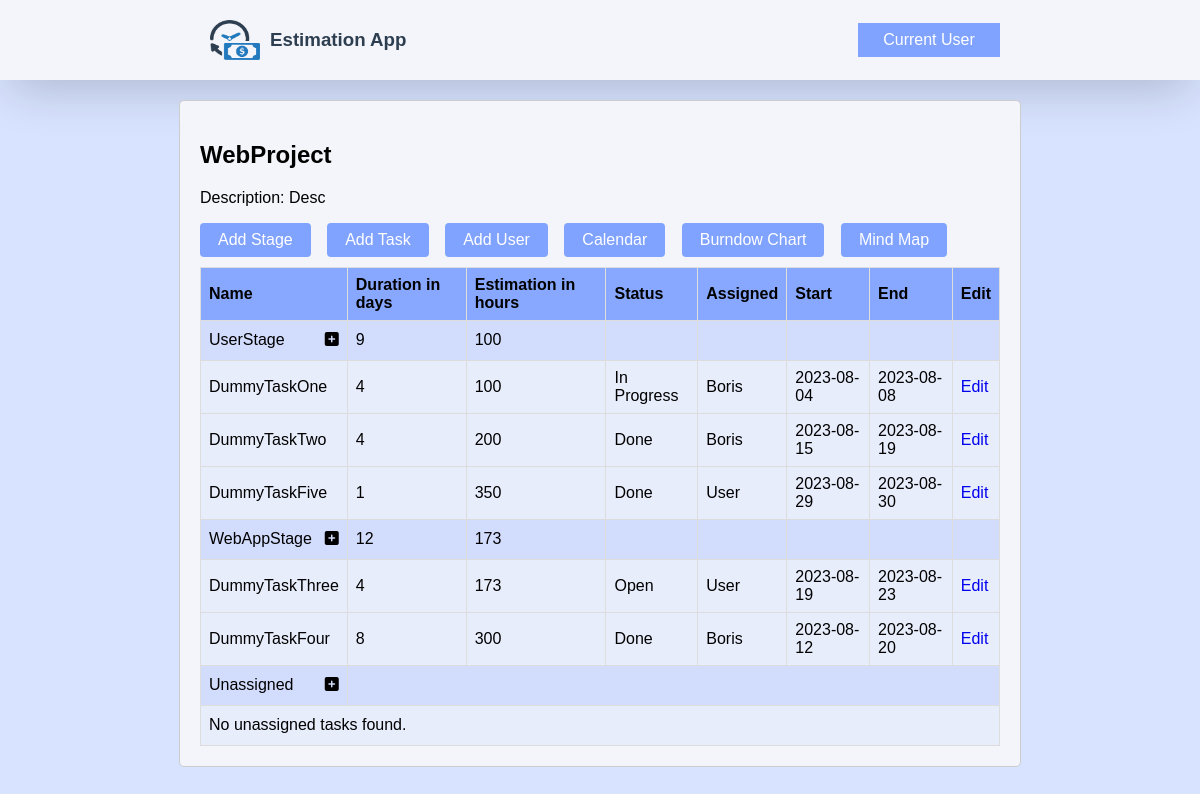
The page /project.php?id=23 (signed in) on the database its author committed.
### tables this page shows
CREATE TABLE `projects` (
  `id` int(11) NOT NULL,
  `project_name` varchar(50) NOT NULL,
  `project_description` varchar(500) NOT NULL,
  `start_date` date NOT NULL,
  `end_date` date NOT NULL
);

CREATE TABLE `stages` (
  `id` int(11) NOT NULL,
  `project_id` int(11) NOT NULL,
  `stage_name` varchar(50) NOT NULL,
  `description` varchar(500) NOT NULL,
  `start_date` date NOT NULL,
  `end_date` date NOT NULL,
  `duration` varchar(255) NOT NULL,
  `assigned` varchar(255) NOT NULL,
  `status` varchar(100) NOT NULL
);

CREATE TABLE `tasks` (
  `id` int(11) NOT NULL,
  `project_id` int(11) NOT NULL,
  `stage_id` int(11) NOT NULL,
  `task_name` varchar(100) NOT NULL,
  `task_description` varchar(500) NOT NULL,
  `status` varchar(100) NOT NULL,
  `start_date` date NOT NULL,
  `end_date` date NOT NULL,
  `duration` varchar(255) NOT NULL,
  `assigned` varchar(255) NOT NULL,
  `estimation` int(11) NOT NULL
);

CREATE TABLE `users` (
  `id` int(11) NOT NULL,
  `username` varchar(50) NOT NULL,
  `password` varchar(255) NOT NULL
);

### project.php (the view, shortened to what this page needs)
<!DOCTYPE html>
<html lang="en">
<head>
</head>
<body>
    <header>
        <div class="header-content">
            <div class="logo">
                <img src="estimate-icon.png">
                <h3>Estimation App</h3>
            </div>
        <?php
        if (isset($_SESSION['user_id'])) {
            $UserUrl = "dashboard.php?user_id=" . $_SESSION['user_id'];
            echo "<a href=\"$UserUrl\" class=\"user-button\">Current User</a>";
        }
        ?>
        </div>
    </header>
    <main>
        <?php
        include('dbconnection.php');
        $projectId = $_GET['id'];
        $sql = "SELECT * FROM projects WHERE id = '$projectId'";
        $result = $connection->query($sql);
        if ($result->num_rows > 0) {
            $project = $result->fetch_assoc();
            echo "<h2>{$project['project_name']}</h2>";
            echo "<p>Description: {$project['project_description']}</p>";
        } else {
            echo "Project not found.";
        }
        ?>
        <a href="addStage.php?project_id=<?php echo $projectId; ?>" class="button">Add Stage</a>
        <a href="addTask.php?project_id=<?php echo $projectId; ?>" class="button">Add Task</a>
        <a href="addUser.php?project_id=<?php echo $projectId; ?>" class="button">Add User</a>
        <a href="calendar.php?project_id=<?php echo $projectId; ?>" class="button">Calendar</a>
        <a href="burndownChart.php?project_id=<?php echo $projectId; ?>" class="button">Burndow Chart</a>
        <a href="mindMap.php?project_id=<?php echo $projectId; ?>" class="button">Mind Map</a>
        <table>
            <tr>
                <th>Name</th>
                <th>Duration in days</th>
                <th>Estimation in hours</th>
                <th>Status</th>
                <th>Assigned</th>
                <th>Start</th>
                <th>End</th>
                <th>Edit</th>
            </tr>
            <?php
            include('dbconnection.php');
            $sql = "SELECT * FROM stages WHERE project_id = '$projectId'";
            $result = $connection->query($sql);
            if ($result->num_rows > 0) {
                while ($stage = $result->fetch_assoc()) {
                    echo "<tr class='toggle-cell'>";
                    echo "<td>{$stage['stage_name']} <span class='plus'><i class='fa-solid fa-square-plus'></i></span></td>";
                    $stageId = $stage['id'];
                    $sql = "SELECT SUM(duration) AS sum_duration FROM tasks WHERE stage_id = '$stageId'";
                    $stageResult = $connection->query($sql);
                    $stageRow = $stageResult->fetch_assoc();
                    $totalDuration = $stageRow['sum_duration'];
                    echo "<td>{$totalDuration}</td>";
                    $stageId = $stage['id'];
                    $sql = "SELECT SUM(estimation) AS sum_estimation FROM tasks WHERE stage_id = '$stageId' AND status IN ('Open', 'In Progress')";
                    $estimationResult = $connection->query($sql);
                    $estimationRow = $estimationResult->fetch_assoc();
                    $totalEstimation = $estimationRow['sum_estimation'];
                    echo "<td>{$totalEstimation}</td>";
                    echo "<td>{$stage['status']}</td>";
                    echo "<td>{$stage['assigned']}</td>";
                    echo "<td></td>";
                    echo "<td></td>";
                    echo "<td></td>";
                    echo "</tr>";
                    $tasksSql = "SELECT * FROM tasks WHERE stage_id = '$stageId'";
                    $tasksResult = $connection->query($tasksSql);
                    while ($task = $tasksResult->fetch_assoc()) {
                        echo "<tr class='task-row'>";
                        echo "<td>{$task['task_name']}</td>";
                        echo "<td>{$task['duration']}</td>";
                        echo "<td>{$task['estimation']}</td>";
                        echo "<td>{$task['status']}</td>";
                        $assignedUserId = $task['assigned'];
                        $usernameSql = "SELECT username FROM users WHERE id = '$assignedUserId'";
                        $usernameResult = $connection->query($usernameSql);
                        if ($usernameResult->num_rows > 0) {
                            $usernameRow = $usernameResult->fetch_assoc();
                            $assignedUsername = $usernameRow['username'];
                            echo "<td>$assignedUsername</td>";
                        } else {
                            echo "<td>Unassigned</td>";
                        }
                        echo "<td>{$task['start_date']}</td>";
                        echo "<td>{$task['end_date']}</td>";
                        echo "<td><a href='editTask.php?task_id={$task['id']}'>Edit</a></td>";
                        echo "</tr>";
                    }
                }
            } else {
                echo "<tr><td colspan='7'>No stages found.</td></tr>";
            }
            ?>
            <tr class="stage-row">
                <td>
                    <span class="stage-toggle unassigned-toggle">Unassigned <span class="plus"><i class="fa-solid fa-square-plus"></i></span>
                </td>
                <td colspan="7"></td>
            </tr>
            <?php
            $unassignedSql = "SELECT * FROM tasks WHERE stage_id = '0' AND project_id = '$projectId'";
            $unassignedResult = $connection->query($unassignedSql);
            if ($unassignedResult->num_rows > 0) {
                while ($unassignedTask = $unassignedResult->fetch_assoc()) {
                    echo "<tr class='task-row unassigned-tasks'>";
                    echo "<td>{$unassignedTask['task_name']}</td>";
                    echo "<td>{$unassignedTask['duration']}</td>";
                    echo "<td>{$unassignedTask['estimation']}</td>";
                    echo "<td>{$unassignedTask['status']}</td>";
                    $assignedUserId = $unassignedTask['assigned'];
                    $usernameSql = "SELECT username FROM users WHERE id = '$assignedUserId'";
                    $usernameResult = $connection->query($usernameSql);
                    if ($usernameResult === false) {
                        echo "Error: " . mysqli_error($connection);
                    }
                    if ($usernameResult->num_rows > 0) {
                        $usernameRow = $usernameResult->fetch_assoc();
                        $assignedUsername = $usernameRow['username'];
                        echo "<td>$assignedUsername</td>";
                    } else {
                        echo "<td>Unassigned</td>";
                    }
                    echo "<td>{$unassignedTask['start_date']}</td>";
                    echo "<td>{$unassignedTask['end_date']}</td>";
                    echo "<td><a href='editTask.php?task_id={$unassignedTask['id']}'>Edit</a></td>";
                    echo "</tr>";
                }
            } else {
                echo "<tr class='task-row unassigned-tasks'><td colspan='8'>No unassigned tasks found.</td></tr>";
            }
            ?>
        </table>
    </main>
</body>
</html>

### project.php (style rules this page uses)
body { font-family: Arial, sans-serif; margin: 0; padding: 0; background-color: while; display: flex; flex-direction: column; align-items: center; background-color: rgba(128, 163, 255, 0.3); }
header { width: 100%; box-shadow: rgba(0, 0, 0, 0.2) 0px 18px 50px -10px; background-color:#f4f5fa; }
.logo { display: flex; }
header a, header h3 { color: #2d3e50; }
.header-content { display: flex; align-items: center; color: white; text-align: center; padding: 10px; margin: 0 auto; width: 100%; max-width: 800px; justify-content: space-between; }
.header-content a { width: 110px }
img { width: 50px; height: 40px; margin: 10px; }
main { width: 100%; max-width: 800px; margin: 20px auto; padding: 20px; border: 1px solid #ccc; border-radius: 5px; background-color: #f4f5fa; }
table { width: 100%; border-collapse: collapse; }
tr { height: 40px; background-color: rgba(128, 163, 255, 0.3); }
th, td { height: 100%; padding: 8px; text-align: left; vertical-align: middle; border: 1px solid #ddd; }
th { background-color: rgba(128, 163, 255, 0.9); }
.toggle-cell { background-color: rgba(128, 163, 255, 0.3); cursor: pointer; }
.task-row { background-color: rgba(128, 163, 255, 0.1); }
.plus { float: right; }
.button { display: inline-block; padding: 8px 18px; background-color: #80a3ff; color: white; border: none; border-radius: 4px; cursor: pointer; text-decoration: none; margin-right: 12px; margin-bottom: 10px }
.user-button { background-color: #80a3ff; color: white; padding: 8px 16px; border: none; cursor: pointer; }
a { text-decoration: none; }

### rows shown on the page
projects: project_name "WebProject", project_description "Desc"
stages: stage_name "UserStage", totalDuration "9", totalEstimation "100"
tasks: task_name "DummyTaskOne", duration "4", estimation "100", status "In Progress", users.username "Boris", start_date "2023-08-04", end_date "2023-08-08"
tasks: task_name "DummyTaskTwo", duration "4", estimation "200", status "Done", users.username "Boris", start_date "2023-08-15", end_date "2023-08-19"
tasks: task_name "DummyTaskFive", duration "1", estimation "350", status "Done", users.username "User", start_date "2023-08-29", end_date "2023-08-30"
stages: stage_name "WebAppStage", totalDuration "12", totalEstimation "173"
tasks: task_name "DummyTaskThree", duration "4", estimation "173", status "Open", users.username "User", start_date "2023-08-19", end_date "2023-08-23"
tasks: task_name "DummyTaskFour", duration "8", estimation "300", status "Done", users.username "Boris", start_date "2023-08-12", end_date "2023-08-20"
